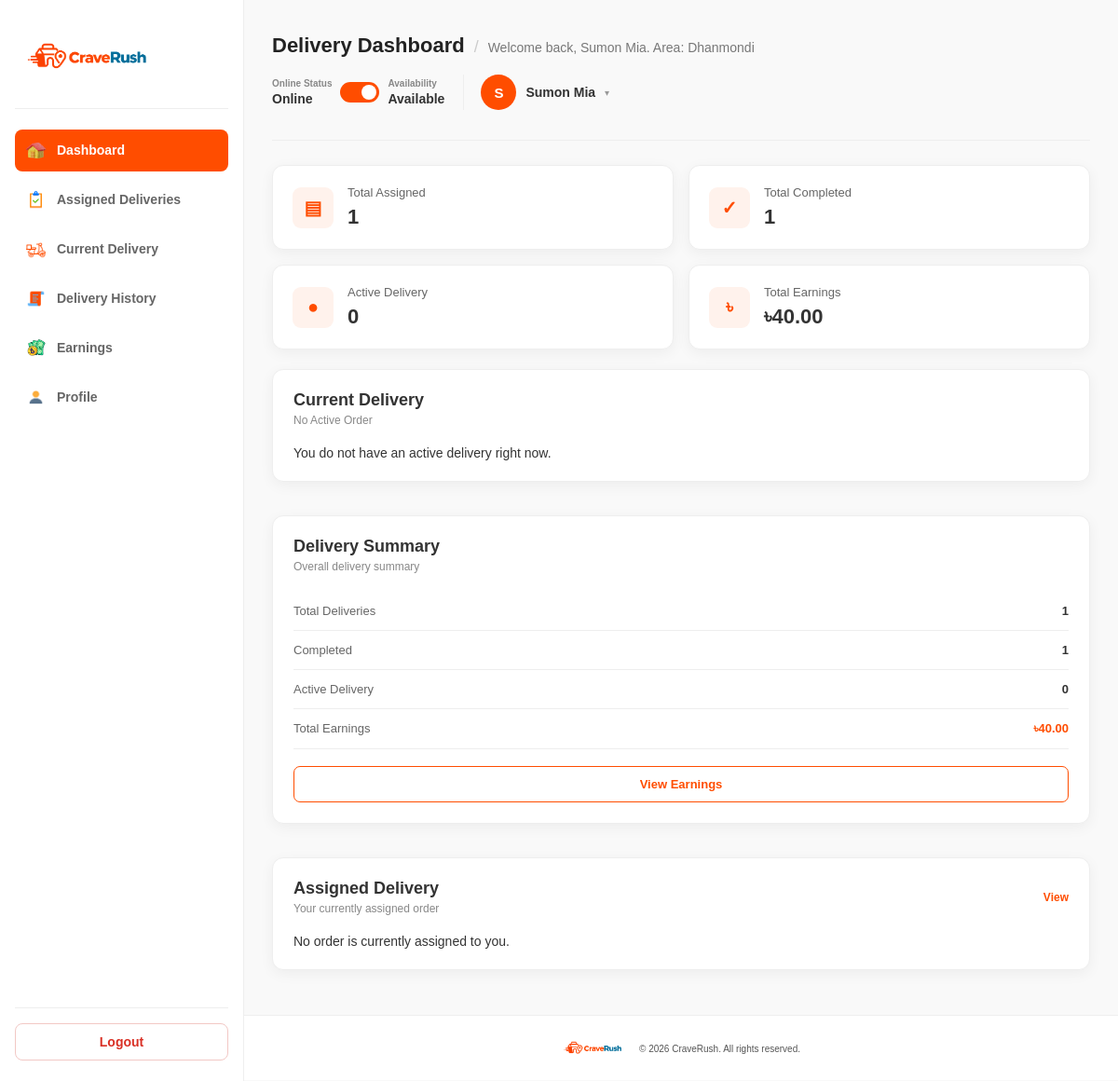
Page /views/deliveryman/dashboard.php (signed in) on the committed database.
### tables this page shows
CREATE TABLE Deliveryman (
    Deliveryman_ID       INT PRIMARY KEY AUTO_INCREMENT,
    Name                 VARCHAR(100) NOT NULL,
    Phone_Number         VARCHAR(20)  NOT NULL,
    Email                VARCHAR(150) NOT NULL UNIQUE,
    Password             VARCHAR(255) NOT NULL,    
    Vehicle_Type         VARCHAR(50)  NOT NULL,    
    Area_ID              INT NOT NULL,
    Online_Status        VARCHAR(20)  NOT NULL,    
    Availability_Status  VARCHAR(20)  NOT NULL,    
    Profile_Image_Path   VARCHAR(255) NULL,        

    CONSTRAINT FK_Deliveryman_Area
        FOREIGN KEY (Area_ID)
        REFERENCES Area(Area_ID)
);

CREATE TABLE Area (
    Area_ID   INT PRIMARY KEY AUTO_INCREMENT,
    Area_Name VARCHAR(100) NOT NULL
);

### controllers/deliveryman_controller.php (called while the page is built, shortened)
<?php
require_once __DIR__ . "/../models/deliveryman_model.php";
$deliverymanId = (int) $_SESSION["deliveryman_id"];
$deliveryman = getDeliverymanById($deliverymanId);
$currentPage = basename($_SERVER["PHP_SELF"]);
if ($currentPage == "dashboard.php")
{
    $stats = getDeliverymanStats($deliverymanId);
    if ($stats)
    {
        $totalDeliveries = $stats["total_deliveries"] ?? 0;
        $completedDeliveries = $stats["completed_deliveries"] ?? 0;
        $activeDeliveries = $stats["active_deliveries"] ?? 0;
        $totalEarnings = $stats["total_earnings"] ?? 0;
    }
    $activeOrder = getActiveOrderSummary($deliverymanId);
}
?>

### models/deliveryman_model.php (called while the page is built, shortened)
<?php
require_once __DIR__ . "/../config/config.php";
function getDeliverymanById($deliverymanId)
{
    global $conn;
    $stmt = mysqli_prepare(
        $conn,
        "SELECT d.Deliveryman_ID AS deliveryman_id,
        d.Name AS name,
        d.Phone_Number AS phone_number,
        d.Email AS email,
        d.Vehicle_Type AS vehicle_type,
        d.Area_ID AS area_id,
        d.Online_Status AS online_status,
        d.Availability_Status AS availability_status,
        d.Profile_Image_Path AS profile_image,
        a.Area_Name AS area_name
        FROM Deliveryman d
        JOIN Area a ON d.Area_ID = a.Area_ID
        WHERE d.Deliveryman_ID = ?"
    );
    mysqli_stmt_bind_param($stmt, "i", $deliverymanId);
    mysqli_stmt_execute($stmt);
    $result = mysqli_stmt_get_result($stmt);
    $deliveryman = mysqli_fetch_assoc($result);
    return $deliveryman;
}
function getDeliverymanStats($deliverymanId)
{
    global $conn;
    $stmt = mysqli_prepare(
        $conn,
        "SELECT COUNT(d.Delivery_ID) AS total_deliveries,
        SUM(CASE WHEN o.Order_Status = 'Delivered' THEN 1 ELSE 0 END) AS completed_deliveries,
        SUM(CASE WHEN o.Order_Status IN ('Ready', 'On The Way') THEN 1 ELSE 0 END) AS active_deliveries,
        SUM(CASE WHEN o.Order_Status = 'Delivered' THEN o.Delivery_Fee ELSE 0 END) AS total_earnings
        FROM Delivery d
        JOIN `Order` o ON d.Order_ID = o.Order_ID
        WHERE d.Deliveryman_ID = ?"
    );
    mysqli_stmt_bind_param($stmt, "i", $deliverymanId);
    mysqli_stmt_execute($stmt);
    $result = mysqli_stmt_get_result($stmt);
    $stats = mysqli_fetch_assoc($result);
    return $stats;
}
function getActiveOrderSummary($deliverymanId)
{
    global $conn;
    $stmt = mysqli_prepare(
        $conn,
        "SELECT d.Delivery_ID AS delivery_id,
        d.Delivery_Status AS delivery_status,
        o.Order_ID AS order_id,
        o.Food_Subtotal AS food_subtotal,
        o.Delivery_Fee AS delivery_fee,
        o.Total_Amount AS total_amount,
        o.Payment_Method AS payment_method,
        o.Payment_Status AS payment_status,
        o.Order_Status AS order_status,
        r.Name AS restaurant_name,
        c.Name AS customer_name,
        a.Area_Name AS area_name
        FROM Delivery d
        JOIN `Order` o ON d.Order_ID = o.Order_ID
        JOIN Restaurant r ON o.Restaurant_ID = r.Restaurant_ID
        LEFT JOIN Customer c ON o.Customer_ID = c.Customer_ID
        JOIN Area a ON o.Delivery_Area_ID = a.Area_ID
        WHERE d.Deliveryman_ID = ?
        AND o.Order_Status IN ('Ready', 'On The Way')
        ORDER BY d.Delivery_ID ASC
        LIMIT 1"
    );
    mysqli_stmt_bind_param($stmt, "i", $deliverymanId);
    mysqli_stmt_execute($stmt);
    $result = mysqli_stmt_get_result($stmt);
    $activeOrder = mysqli_fetch_assoc($result);
    return $activeOrder;
}

### views/deliveryman/dashboard.php (the view, shortened to what this page needs)
<?php
require_once __DIR__ . "/../../controllers/deliveryman_controller.php";
?>
<!DOCTYPE html>
<html lang="en">
<head>
  <link rel="stylesheet" href="../../assets/css/deliveryman.css?v=6">
</head>
<body>
  <?php require __DIR__ . "/partials/sidebar.php"; ?>
  <main class="main-content">
    <?php
      $pageTitle = "Delivery Dashboard";
      $pageSubtitle = "Welcome back, " . htmlspecialchars($deliveryman["name"]) . ". Area: " . htmlspecialchars($deliveryman["area_name"]);
      $headerExtra = '
      <div class="availability">
        <div>
          <small>Online Status</small>
          <span id="onlineStatusText">' . htmlspecialchars($deliveryman["online_status"]) . '</span>
        </div>
        <button type="button" class="availability-toggle ' . (($deliveryman["online_status"] == "Online") ? "active" : "") . '" id="onlineToggle">
          <span></span>
        </button>
        <div>
          <small>Availability</small>
          <strong id="availabilityStatus">' . htmlspecialchars($deliveryman["availability_status"]) . '</strong>
        </div>
      </div>';
      require __DIR__ . "/partials/header.php";
    ?>
    <section class="stats-grid">
      <div class="stat-card">
        <div class="stat-icon">▤</div>
        <div>
          <p>Total Assigned</p>
          <h2><?= (int) $totalDeliveries ?></h2>
        </div>
      </div>
      <div class="stat-card">
        <div class="stat-icon">✓</div>
        <div>
          <p>Total Completed</p>
          <h2><?= (int) $completedDeliveries ?></h2>
        </div>
      </div>
      <div class="stat-card">
        <div class="stat-icon">●</div>
        <div>
          <p>Active Delivery</p>
          <h2><?= (int) $activeDeliveries ?></h2>
        </div>
      </div>
      <div class="stat-card">
        <div class="stat-icon">৳</div>
        <div>
          <p>Total Earnings</p>
          <h2>৳<?= number_format($totalEarnings, 2) ?></h2>
        </div>
      </div>
    </section>
    <section class="content-grid">
      <div class="content-card">
        <div class="card-heading">
          <div>
            <h2>Current Delivery</h2>
            <?php if ($activeOrder): ?>
              <p>Order #CR-<?= (int) $activeOrder["order_id"] ?></p>
            <?php else: ?>
              <p>No Active Order</p>
            <?php endif; ?>
          </div>
        </div>
        <?php if ($activeOrder): ?>
        <div class="delivery-route">
          <div class="route-item">
            <span class="route-point restaurant-point"></span>
            <div>
              <small>Pickup</small>
              <h3><?= htmlspecialchars($activeOrder["restaurant_name"]) ?></h3>
              <p>Area: <?= htmlspecialchars($activeOrder["area_name"]) ?></p>
            </div>
          </div>
          <div class="route-line"></div>
          <div class="route-item">
            <span class="route-point customer-point"></span>
            <div>
              <small>Delivery</small>
              <h3><?= htmlspecialchars($activeOrder["customer_name"]) ?></h3>
              <p>Delivery Area: <?= htmlspecialchars($activeOrder["area_name"]) ?></p>
            </div>
          </div>
        </div>
        <div class="order-info-grid">
          <div>
            <span>Order Amount</span>
            <strong>৳<?= number_format($activeOrder["total_amount"], 2) ?></strong>
          </div>
          <div>
            <span>Payment Method</span>
            <strong><?= htmlspecialchars($activeOrder["payment_method"]) ?></strong>
          </div>
          <div>
            <span>Payment Status</span>
            <strong><?= htmlspecialchars($activeOrder["payment_status"]) ?></strong>
          </div>
        </div>
        <a href="current.php" class="primary-link">View Current Delivery</a>
        <?php else: ?>
        <div class="empty-delivery">
          <p>You do not have an active delivery right now.</p>
        </div>
        <?php endif; ?>
      </div>
      <div class="content-card">
        <div class="card-heading">
          <div>
            <h2>Delivery Summary</h2>
            <p>Overall delivery summary</p>
          </div>
        </div>
        <div class="summary-list">
          <div class="summary-row">
            <span>Total Deliveries</span>
            <strong><?= (int) $totalDeliveries ?></strong>
          </div>
          <div class="summary-row">
            <span>Completed</span>
            <strong><?= (int) $completedDeliveries ?></strong>
          </div>
          <div class="summary-row">
            <span>Active Delivery</span>
            <strong><?= (int) $activeDeliveries ?></strong>
          </div>
          <div class="summary-row">
            <span>Total Earnings</span>
            <strong class="orange-text">৳<?= number_format($totalEarnings, 2) ?></strong>
          </div>
        </div>
        <a href="earnings.php" class="secondary-link">View Earnings</a>
      </div>
    </section>
    <section class="content-card">
      <div class="card-heading">
        <div>
          <h2>Assigned Delivery</h2>
          <p>Your currently assigned order</p>
        </div>
        <a href="orders.php" class="view-all">View</a>
      </div>
      <?php if ($activeOrder): ?>
      <div class="table-wrapper">
        <table class="data-table">
          <thead>
            <tr>
              <th>Order</th>
              <th>Restaurant</th>
              <th>Delivery Area</th>
              <th>Amount</th>
              <th>Status</th>
            </tr>
          </thead>
          <tbody>
            <tr>
              <td>#CR-<?= (int) $activeOrder["order_id"] ?></td>
              <td><?= htmlspecialchars($activeOrder["restaurant_name"]) ?></td>
              <td><?= htmlspecialchars($activeOrder["area_name"]) ?></td>
              <td>৳<?= number_format($activeOrder["total_amount"], 2) ?></td>
              <td>
                <span class="status-badge gray">
                  <?= htmlspecialchars($activeOrder["delivery_status"]) ?>
                </span>
              </td>
            </tr>
          </tbody>
        </table>
      </div>
      <?php else: ?>
      <p>No order is currently assigned to you.</p>
      <?php endif; ?>
    </section>
  </main>
  <?php $footerAssetPath = "../../"; require_once __DIR__ . "/../partials/footer.php"; ?>
</body>
</html>

### views/deliveryman/partials/header.php (shortened to what this page needs)
<header class="topbar">
  <div class="topbar-title">
    <span class="topbar-title-main"><?= htmlspecialchars($pageTitle) ?></span>
    <?php if (!empty($pageSubtitle)): ?>
      <span class="topbar-title-sep">/</span>
      <span class="topbar-title-sub"><?= $pageSubtitle ?></span>
    <?php endif; ?>
  </div>
  <div class="topbar-actions">
    <?php if (!empty($headerExtra)): ?>
      <?= $headerExtra ?>
    <?php endif; ?>
    <div class="topbar-profile" id="profileToggle">
      <?php if (!empty($deliveryman["profile_image"])) : ?>
        <div class="header-avatar"><img src="../../<?= htmlspecialchars($deliveryman["profile_image"]) ?>" alt="<?= htmlspecialchars($deliveryman["name"] ?? "Deliveryman") ?>"></div>
      <?php else : ?>
        <div class="header-avatar"><?= htmlspecialchars(strtoupper(substr($deliveryman["name"] ?? "D", 0, 1))) ?></div>
      <?php endif; ?>
      <span class="profile-name"><?= htmlspecialchars($deliveryman["name"] ?? "Deliveryman") ?></span>
      <span class="profile-caret">▾</span>
    </div>
  </div>
</header>

### assets/css/deliveryman.css (style rules this page uses)
* { box-sizing: border-box; margin: 0; padding: 0; }
body { font-family: Arial, sans-serif; background: #F9F9F9; color: #333333; min-height: 675px; font-size: 14px; }
a { text-decoration: none; color: inherit; }
button, input, select, textarea { font-family: inherit; }
.main-content { margin-left: 262px; padding: 30px; min-height: 675px; }
.topbar { display: flex; align-items: center; justify-content: space-between; gap: 18px; padding: 6px 0 32px 0; border-bottom: 1px solid #EEEEEE; margin-bottom: 26px; flex-wrap: wrap; }
.topbar-title { display: flex; align-items: baseline; flex-wrap: wrap; gap: 10px; margin-right: auto; }
.topbar-title-main { color: #222222; font-size: 22px; font-weight: 700; }
.topbar-title-sep { color: #CCCCCC; font-size: 18px; }
.topbar-title-sub { color: #777777; font-size: 14px; }
.topbar-actions { display: flex; align-items: center; gap: 20px; }
.topbar-profile { position: relative; display: flex; align-items: center; gap: 10px; cursor: pointer; padding-left: 18px; border-left: 1px solid #EEEEEE; }
.header-avatar { width: 38px; height: 38px; border-radius: 50%; background: #FF4D00; color: #FFFFFF; display: flex; align-items: center; justify-content: center; font-weight: 700; font-size: 15px; flex-shrink: 0; overflow: hidden; }
.profile-name { font-weight: 600; color: #333333; font-size: 14px; }
.profile-caret { color: #999999; font-size: 10px; }
.availability { display: flex; align-items: center; gap: 9px; color: #333333; font-size: 14px; font-weight: 700; }
.availability div { display: flex; flex-direction: column; gap: 3px; }
.availability small { color: #888888; font-size: 10px; font-weight: 600; }
.availability-toggle { width: 42px; height: 22px; background: #CCCCCC; border: none; border-radius: 15px; padding: 3px; cursor: pointer; position: relative; }
.availability-toggle span { width: 16px; height: 16px; background: #FFFFFF; border-radius: 50%; display: block; transition: 0.2s; }
.availability-toggle.active { background: #FF4D00; }
.availability-toggle.active span { transform: translateX(20px); }
.stats-grid { display: grid; grid-template-columns: repeat(4, 1fr); gap: 16px; margin-bottom: 21px; }
.stat-card { background: #FFFFFF; border: 1px solid #EEEEEE; border-radius: 12px; padding: 21px; display: flex; align-items: center; gap: 15px; box-shadow: 0 4px 15px rgba(0, 0, 0, 0.05); }
.stat-icon { width: 44px; height: 44px; background: #FFF2EC; color: #FF4D00; border-radius: 9px; display: flex; align-items: center; justify-content: center; font-size: 20px; font-weight: 700; flex-shrink: 0; }
.stat-card p { color: #666666; font-size: 13px; margin-bottom: 6px; }
.stat-card h2 { color: #333333; font-size: 22px; }
.content-grid { display: grid; grid-template-columns: 2fr 1fr; gap: 18px; margin-bottom: 18px; }
.content-card { background: #FFFFFF; border: 1px solid #EEEEEE; border-radius: 12px; padding: 22px; margin-bottom: 18px; box-shadow: 0 4px 15px rgba(0, 0, 0, 0.05); }
.card-heading { display: flex; align-items: center; justify-content: space-between; gap: 16px; margin-bottom: 20px; }
.card-heading h2 { color: #333333; font-size: 18px; margin-bottom: 4px; }
.card-heading p { color: #888888; font-size: 12px; }
.orange-text { color: #FF4D00 !important; }
.secondary-link { width: 100%; background: #FFFFFF; color: #FF4D00; border: 1px solid #FF4D00; border-radius: 7px; padding: 11px; display: block; text-align: center; font-size: 13px; font-weight: 700; }
.summary-list { display: flex; flex-direction: column; margin-bottom: 18px; }
.summary-row { display: flex; justify-content: space-between; padding: 13px 0; border-bottom: 1px solid #EEEEEE; color: #666666; font-size: 13px; }
.summary-row strong { color: #333333; }
.view-all { color: #FF4D00; font-size: 12px; font-weight: 700; }
@media (max-width: 1300px) { .stats-grid { grid-template-columns: repeat(2, 1fr); } }
@media (max-width: 1300px) { .content-grid { grid-template-columns: 1fr; } }

### rows in the picture
deliveryman: Name.Area_Name "Welcome back, Sumon Mia. Area: Dhanmondi", Online_Status "Online", Availability_Status "Available", Name "S", Name "Sumon Mia"

### other values in the picture
$pageTitle "Delivery Dashboard"
$totalDeliveries "1"
$completedDeliveries "1"
$activeDeliveries "0"
$totalEarnings "40.00"
